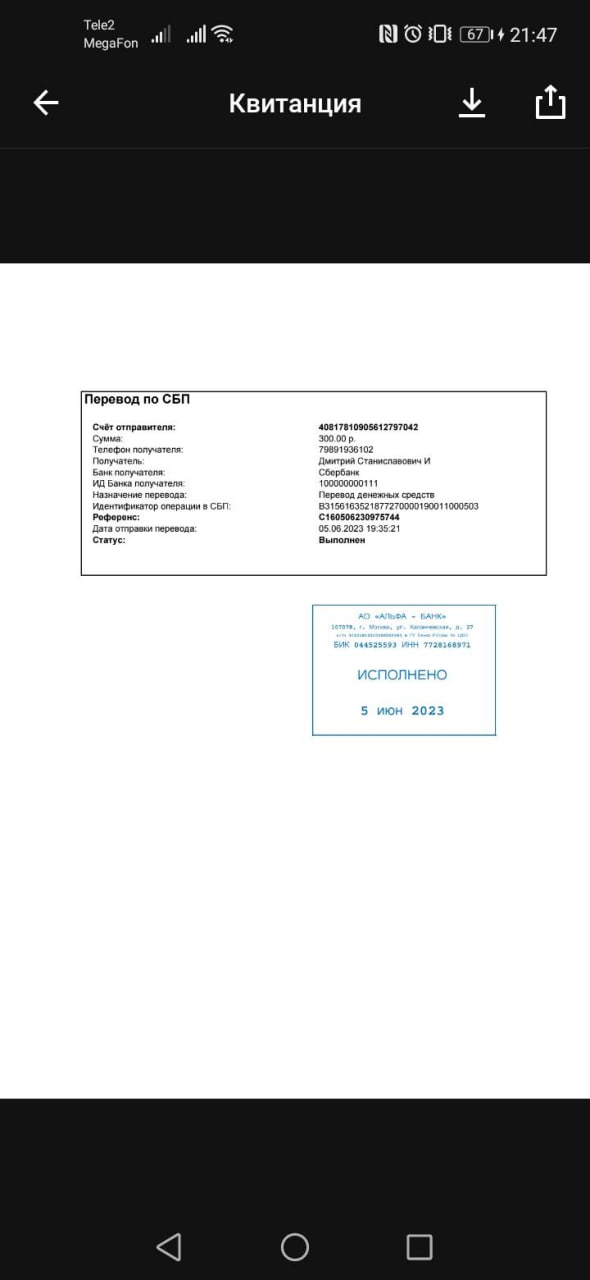
#> input picture tests/imgs/alfa/alfa_1.jpeg, 590 x 1280 px
$ python -i comparation.py   (imports and definitions only)
#> lines starting #> are read from the running program, lines starting #| are printed output that depends on the picture; after the words box and inside, x2 and y2 are one past the last pixel; in counts of white or black regions, pixels touching at a corner belong together
#> further down, picture is the input picture: shape (1280, 590, 3); mean B, G, R 171.4, 171.3, 171.1
import logging

import cv2
import numpy as np

_logger = logging.getLogger("app")


def pre_process(img: np.ndarray) -> np.ndarray:
    h, w, _ = img.shape
#> h = 1280; w = 590
    coeff = 0.5
    resized = cv2.resize(img, (int(w*coeff), int(h*coeff)), interpolation=cv2.INTER_AREA)
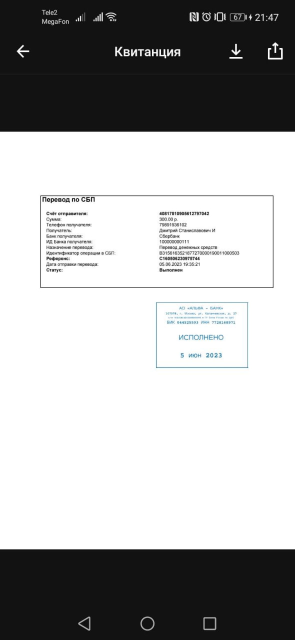
#> resized: shape (640, 295, 3); mean B, G, R 171.4, 171.4, 171.1
    gray = cv2.cvtColor(resized, cv2.COLOR_BGR2GRAY)
    avg = gray.mean()
#> avg = 171.3
    ret, threshold_image = cv2.threshold(gray, avg, 255, cv2.THRESH_OTSU | cv2.THRESH_BINARY)
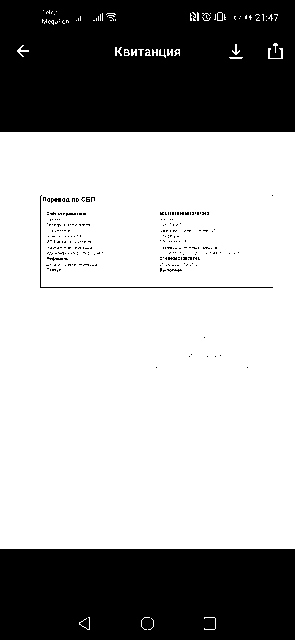
#> threshold_image: shape (640, 295); 65% white; 240 black regions (233 under 20 px), largest, box (x1, y1, x2, y2) and area: (0, 0, 295, 132) 38186, (0, 549, 295, 640) 26743, (40, 195, 273, 288) 325
#> ret = 136
    # save_to_dir.save_to_file(ROOT_DIR + f'/tests/results/frame_{time.time()}.png', threshold_image, is_img=True)

    return threshold_image


def get_diff_percentage_img(prev_img, current_img) -> float:
    if prev_img.shape != current_img.shape:
        return 100
    res = cv2.absdiff(prev_img, current_img)
    res = res.astype(np.uint8)
    percentage = (np.count_nonzero(res) * 1000) / res.size
    return percentage


def _clear_str(s: str) -> str:
    return s.replace(" ", "").replace("\n", "")


def prc_of_text_difference(txt1, txt2) -> int:
    count = 0
    max_len = len(txt2) if len(txt2) > len(txt1) else len(txt1)
    for i in range(max_len):
        try:
            if txt1[i].replace(" ", "").lower() != txt2[i].replace(" ", "").lower():
                count += 1
        except IndexError:
            count += 1

    diff_prc = int((count * 100) / max_len) if max_len else  0
    return diff_prc


def is_different_text(txt1, txt2, THRESHOLD_OF_TXT_PRC) -> bool:
    """check If the text is different from the previous one"""
    diff_prc = prc_of_text_difference(txt1, txt2)

    # _logger.debug(f"Text diff prc={diff_prc}, threshold={THRESHOLD_OF_TXT_PRC}")

    if diff_prc > THRESHOLD_OF_TXT_PRC:
        return True

    return False

>>> import cv2
>>> picture = cv2.imread('../../tests/imgs/alfa/alfa_1.jpeg')
>>> result = pre_process(picture)

$ run again, on tests/imgs/alfa/alfa_3.jpg
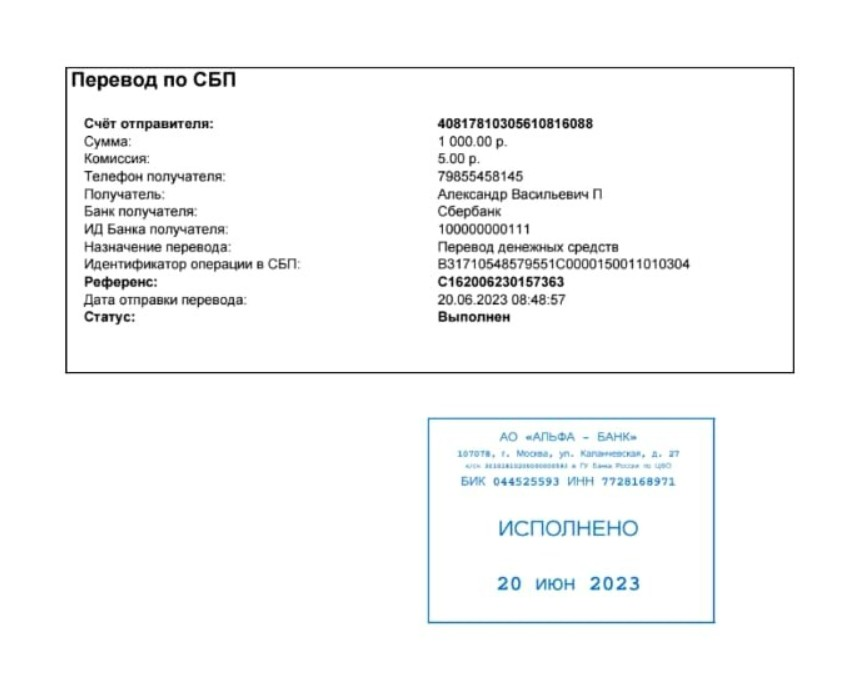
#> input picture tests/imgs/alfa/alfa_3.jpg, 848 x 694 px
#> picture is the input picture: shape (694, 848, 3); mean B, G, R 247.9, 247.7, 247
#> in pre_process, `resized = cv2.resize(img, (int(w*coeff), int(h*coeff)), interpolation=..`:
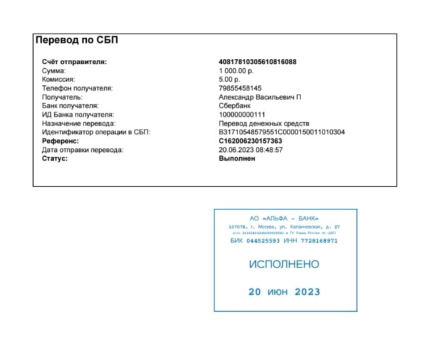
#> resized: shape (347, 424, 3); mean B, G, R 248, 247.8, 247
#> avg = 247.6
#> in pre_process, `ret, threshold_image = cv2.threshold(gray, avg, 255, cv2.THRESH_OTSU |..`:
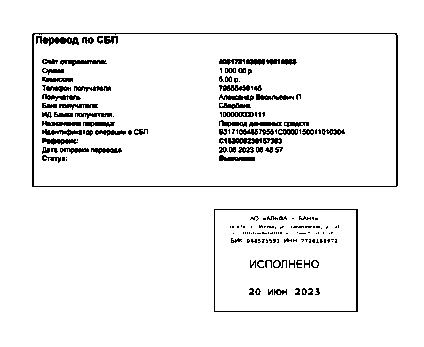
#> threshold_image: shape (347, 424); 94.4% white; black in thin lines or dots, all inside (x1, y1, x2, y2) = (32, 33, 398, 312)
#> ret = 199
